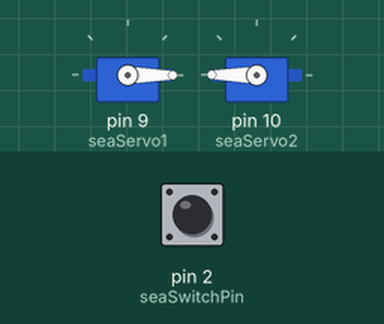
Simulated run of this sketch. Board: Arduino Uno, built with avr-gcc and run on an emulated ATmega328P. Parts: 2 × servo. Inputs (shaded band) come from the test bench; at power-on: pin 2 (seaSwitchPin) HIGH.

Above: at 1.2 s.
1.3 s: pin 2 (seaSwitchPin) pulled LOW for 0.15 s
At 1.37 s:
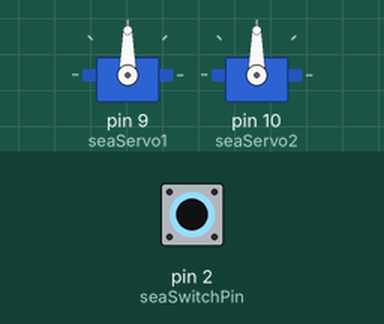
2.9 s: pin 2 (seaSwitchPin) pulled LOW for 3.2 s
At 7.0 s:
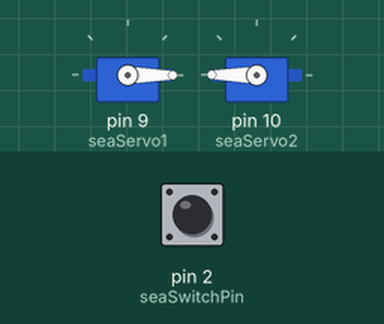
Timing chart, 0 to 8.5 s (numbered marks = the images above; inputs shaded):
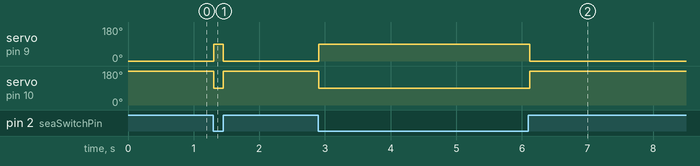

Measured:
- after the input at 1.3 s, servo on pin 9 (seaServo1): 0° → 90° at once, → 0° 0.15 s later; servo on pin 10 (seaServo2): 180° → 90° at once, → 180° 0.15 s later
- after the input at 2.9 s, servo on pin 9 (seaServo1): 0° → 90° at once, → 0° 3.2 s later; servo on pin 10 (seaServo2): 180° → 90° at once, → 180° 3.2 s later

The sketch:

sequence5_project2.ino
```cpp
#include <Servo.h>

Servo seaServo1;
Servo seaServo2;

const int seaSwitchPin = 2;

const int servo1Pos1 = 0;
const int servo1Pos2 = 90;
const int servo2Pos1 = 180;
const int servo2Pos2 = 90;

int seaSwitchState = 0;

void setup() {
  // put your setup code here, to run once:
  seaServo1.attach(9);
  seaServo2.attach(10);

  pinMode(seaSwitchPin, INPUT_PULLUP);

  seaServo1.write(servo1Pos1);
  seaServo2.write(servo2Pos1);
}

void loop() {
  // put your main code here, to run repeatedly:
  seaSwitchState = digitalRead(seaSwitchPin);
  if(seaSwitchState == LOW) {
    seaServo1.write(servo1Pos2);
    seaServo2.write(servo2Pos2);
  }
  else {
    seaServo1.write(servo1Pos1);
    seaServo2.write(servo2Pos1);
  }
  delay(50);

}
```
